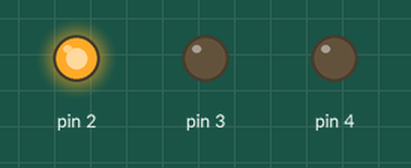
Simulated run of this sketch. Board: Arduino Uno, built with avr-gcc and run on an emulated ATmega328P. Parts: output pins drawn as LEDs (lit = HIGH).

Above: at 5.0 s.
At 15.0 s:
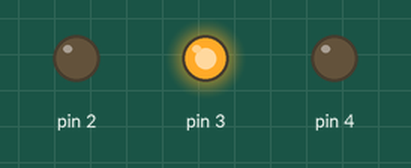
At 25.0 s:
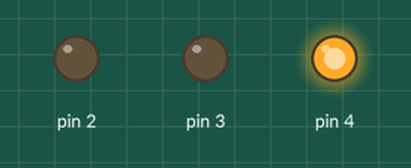
Timing chart, 0 to 39.0 s (numbered marks = the images above):
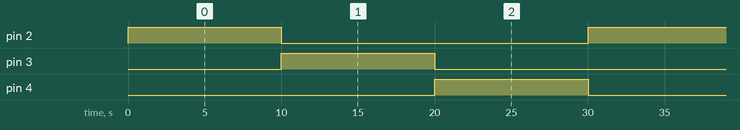

Measured:
- by itself, pin 2–4: alternates HIGH for 10.0 s and LOW for 20.0 s
- by itself, everything shown: repeats every 30.0 s, in 3 steps

The sketch:

patten_soum.ino
```cpp
void setup() {
  // put your setup code here, to run once:
pinMode(2,OUTPUT);
pinMode(3,OUTPUT);
pinMode(4,OUTPUT);
}

void loop() {
  // put your main code here, to run repeatedly:
digitalWrite(2,1);
digitalWrite(3,0);
digitalWrite(4,0);
delay(10000);
digitalWrite(2,0);
digitalWrite(3,1);
digitalWrite(4,0);
delay(10000);
digitalWrite(2,0);
digitalWrite(3,0);
digitalWrite(4,1);
delay(10000);
}
```
